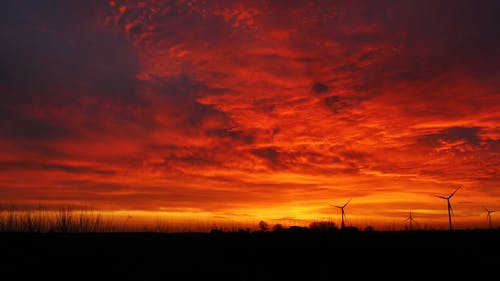
#> input picture opencv/bgr_to_hsv/image.jpg, 500 x 281 px, given in place of the camera
$ python main.py
#> lines starting #> are read from the running program, lines starting #| are printed output that depends on the picture; after the words box and inside, x2 and y2 are one past the last pixel; in counts of white or black regions, pixels touching at a corner belong together
import cv2 as cv

import numpy as np


cap = cv.VideoCapture(0)


def renksec():


 while True:

    ret ,e = cap.read()
#> e is the input picture: shape (281, 500, 3); mean B, G, R 21.7, 36.3, 111.9
    e = cv.rectangle(e,(0,0),(0,0),(1,90,3),3)
#> e: shape (281, 500, 3); under 0.01% of pixels changed, all inside (x1, y1, x2, y2) = (0, 0, 3, 3)
    J = e[0:200,0:200,:]
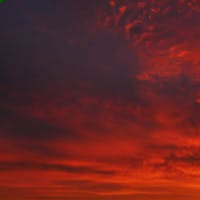
#> J: shape (200, 200, 3); mean B, G, R 35.8, 36.5, 100.7
    hsv=cv.cvtColor(J,cv.COLOR_BGR2HSV)
#> hsv: shape (200, 200, 3); mean H, S, V 100.5, 154.8, 100.9
    alt = np.array([170,50,50])
    ust = np.array([180,255,255])
    mask = cv.inRange(hsv,alt,ust)
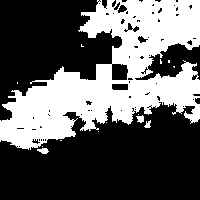
#> mask: shape (200, 200); 36.7% white; 14 white regions (10 under 20 px), largest, box (x1, y1, x2, y2) and area: (0, 0, 200, 150) 14522, (37, 148, 49, 154) 49, (136, 115, 144, 123) 44, (144, 120, 151, 128) 34
    feat = np.mean(mask)
#> feat = 93.58

    mask1= cv.bitwise_and(J, J, mask=mask)
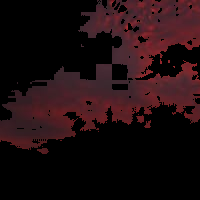
#> mask1: shape (200, 200, 3); mean B, G, R 15.3, 13, 30
    cv.putText(mask1,str(feat),(50,50),1,2,[0,0,255],1)
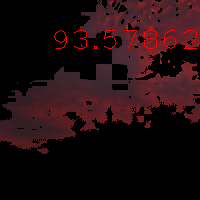
#> mask1: shape (200, 200, 3); 0.83% of pixels changed, all inside (x1, y1, x2, y2) = (54, 30, 197, 49)

    if feat > 5:
        cv.putText(e,'KIRMIZI',(10,250),2,2,[0,0,255],3)
        [x,y]=np.where(mask == 255)
#> x = 14679 values from 0 to 153; y = 14679 values, max 199 at index 78, min 0 at index 12727, mean 112.2
        x_m=np.mean(x).astype(np.uint8)
#> x_m = 75

        y_m=np.mean(y).astype(np.uint8)
#> y_m = 112


        e =cv.circle(e,(y_m,x_m),50,(255,0,0),3)
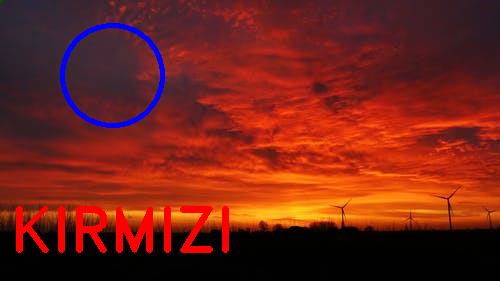
#> e: shape (281, 500, 3); mean B, G, R 23.9, 34.8, 116
    else:
        cv.putText(e,'Renk Yok',(10,250),2,2,[255,255,255],3)
    cv.imshow("e",e)
    cv.imshow("j",J)
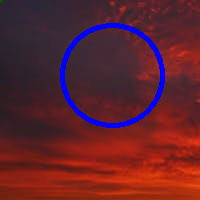
#> window 'j': shape (200, 200, 3); mean B, G, R 44.3, 35.1, 97
    cv.imshow("hsv",hsv)
    cv.imshow("mask",mask)
    cv.imshow('mask1',mask1)

    if cv.waitKey(27) & 0xFF == ord('q'):
#> (key q is pressed here)
        break
 cv.destroyAllWindows()
 cap.release()


renksec()
